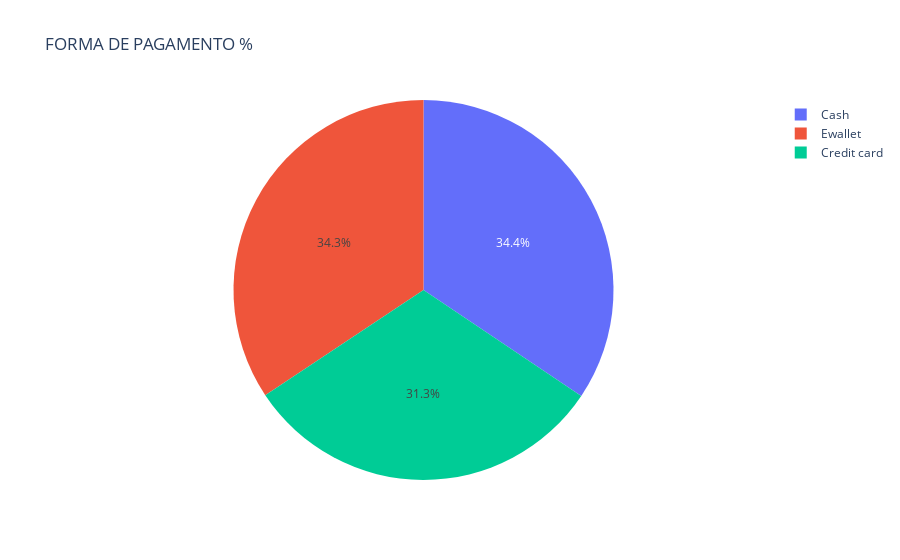

Write notebook code for a chart like this one.
### Code cell
grafico_5 = px.pie(pagamento, values="Quantity", names="Payment", title="FORMA DE PAGAMENTO %")
grafico_5.show()

### Figure 1 — Plotly figure (JSON) as saved in the notebook; plotly's stock layout.template omitted (floating-point values rounded to 4 significant figures)
{"data": [{"domain": {"x": [0, 1], "y": [0, 1]}, "hovertemplate": "Payment=%{label}<br>Quantity=%{value}<extra></extra>", "labels": ["Credit card", "Ewallet", "Cash"], "legendgroup": "", "name": "", "showlegend": true, "type": "pie", "values": [1722, 1892, 1896]}], "layout": {"legend": {"tracegroupgap": 0}, "title": {"text": "FORMA DE PAGAMENTO %"}}}
